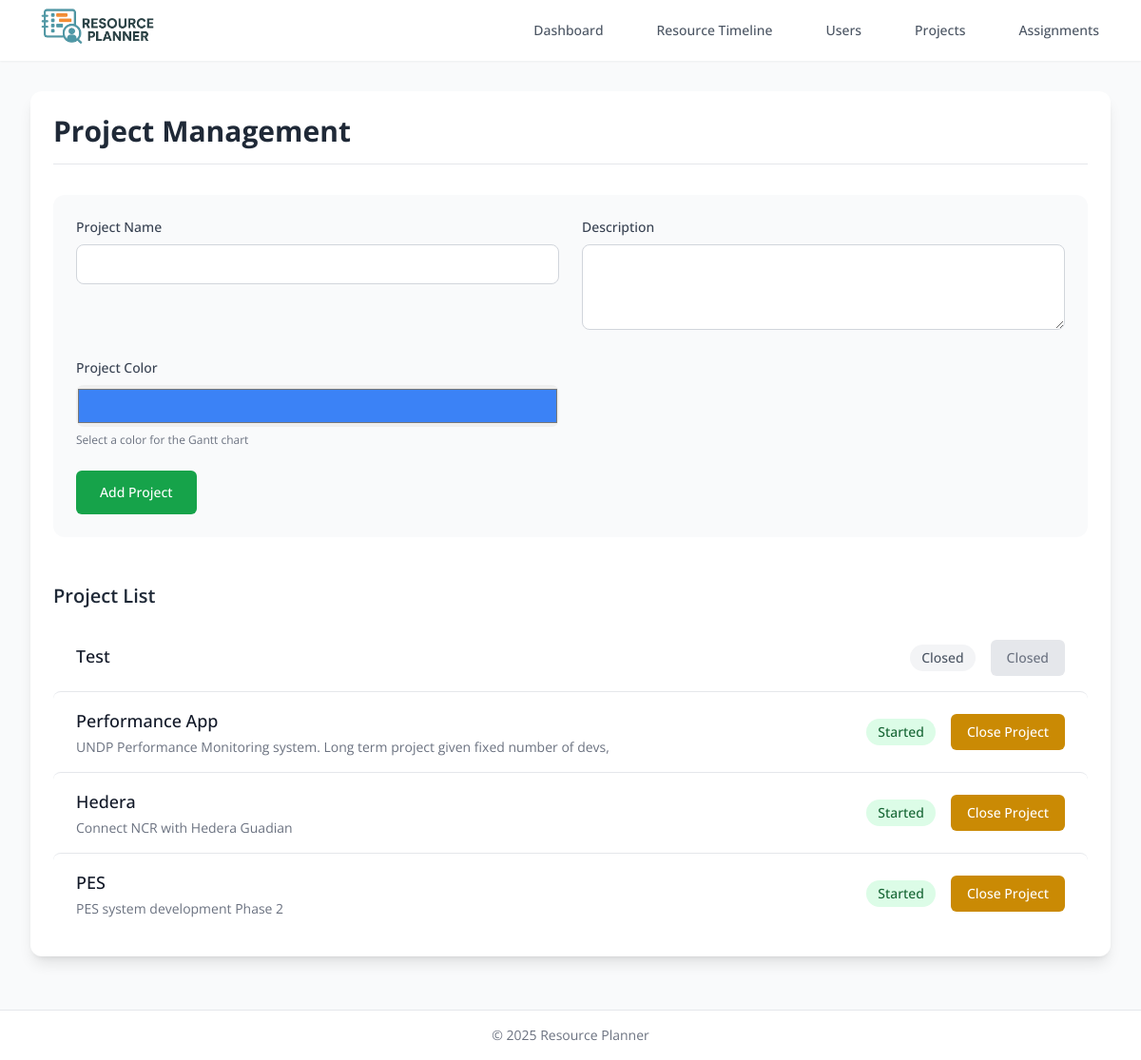
Screenshot of /projects (signed in) with the database file from the repository.
### tables this page shows
CREATE TABLE projects (
    id INTEGER PRIMARY KEY AUTOINCREMENT,
    name TEXT NOT NULL,
    description TEXT,
    color TEXT NOT NULL DEFAULT '#3b82f6',
    status TEXT NOT NULL CHECK(status IN ('Queued', 'Started', 'Closed')) DEFAULT 'active',
    created_at TIMESTAMP DEFAULT CURRENT_TIMESTAMP
);

### app.py (the view)
    def decorator(*args, **kwargs):
        token = request.cookies.get('token')
        if not token:
            return redirect(url_for('login'))
        try:
            data = jwt.decode(token, app.config['SECRET_KEY'], algorithms=["HS256"])
            current_user = get_admin_user(data['username'])
        except:
            return redirect(url_for('login'))
        return f(current_user, *args, **kwargs)

### app.py (called while the page is built, shortened)
def get_db():
    if 'db' not in g:
        g.db = sqlite3.connect(app.config['DATABASE'])
        g.db.row_factory = sqlite3.Row
    return g.db

def get_admin_user(username):
    db = get_db()
    return db.execute(
        'SELECT * FROM AdminUser WHERE username = ?', (username,)
    ).fetchone()

def token_required(f):
    def decorator(*args, **kwargs):
        token = request.cookies.get('token')
        if not token:
            return redirect(url_for('login'))
        try:
            data = jwt.decode(token, app.config['SECRET_KEY'], algorithms=["HS256"])
            current_user = get_admin_user(data['username'])
        except:
            return redirect(url_for('login'))
        return f(current_user, *args, **kwargs)
    decorator.__name__ = f.__name__
    return decorator

@app.route('/projects', methods=['GET', 'POST'])
@token_required
def projects(current_user):
    db = get_db()
    projects = db.execute('SELECT * FROM projects').fetchall()
    return render_template('projects.html', projects=projects)

### templates/projects.html
{% extends "base.html" %}
{% block content %}
<div class="bg-white rounded-xl shadow-lg p-6 mb-6">
    <div class="mb-8 border-b pb-4">
        <h1 class="text-3xl font-bold text-gray-800">Project Management</h1>
    </div>
    <form method="POST" class="mb-12 bg-gray-50 rounded-xl p-6">
        <div class="grid grid-cols-1 md:grid-cols-2 gap-6 mb-6">
            <div>
                <label class="block text-sm font-medium text-gray-700 mb-2">Project Name</label>
                <input type="text" name="name" required
                       class="w-full px-4 py-2 rounded-lg border border-gray-300 focus:ring-2 focus:ring-green-500 focus:border-green-500 transition-all">
            </div>
            <div>
                <label class="block text-sm font-medium text-gray-700 mb-2">Description</label>
                <textarea name="description" rows="3"
                          class="w-full px-4 py-2 rounded-lg border border-gray-300 focus:ring-2 focus:ring-green-500 focus:border-green-500 transition-all"></textarea>
            </div>
            <div>
                <label class="block text-sm font-medium text-gray-700 mb-2">Project Color</label>
                <input type="color" name="color" value="#3b82f6" required
                       class="w-full h-11 rounded-lg cursor-pointer">
                <p class="mt-1 text-xs text-gray-500">Select a color for the Gantt chart</p>
            </div>
        </div>
        <button type="submit"
                class="inline-flex items-center px-6 py-3 border border-transparent text-sm font-medium rounded-md text-white bg-green-600 hover:bg-green-700 focus:outline-none focus:ring-2 focus:ring-offset-2 focus:ring-green-500 transition-colors">
            Add Project
        </button>
    </form>
    <div class="flow-root">
        <h2 class="text-xl font-semibold text-gray-800 mb-4">Project List</h2>
        <ul class="divide-y divide-gray-200">
            {% for project in projects %}
            <li class="py-4 px-6 hover:bg-gray-50 transition-colors rounded-lg">
                <div class="flex flex-col md:flex-row md:items-center md:justify-between">
                    <div class="min-w-0 flex-1">
                        <h3 class="text-lg font-medium text-gray-900 truncate">{{ project.name }}</h3>
                        <p class="mt-1 text-sm text-gray-500">{{ project.description }}</p>
                    </div>
                    <div class="mt-4 md:mt-0 md:ml-4 flex items-center space-x-4">
                        <span class="px-3 py-1 text-sm font-medium rounded-full
                                   {% if project.status == 'Queued' %}bg-blue-100 text-blue-800
                                   {% elif project.status == 'Started' %}bg-green-100 text-green-800
                                   {% else %}bg-gray-100 text-gray-600{% endif %}">
                            {{ project.status|title }}
                        </span>
                        {% if project.status == 'Queued' %}
                        <a href="{{ url_for('start_project', project_id=project.id) }}"
                           class="inline-flex items-center px-4 py-2 border border-transparent text-sm font-medium rounded-md text-white bg-blue-600 hover:bg-blue-700 focus:outline-none focus:ring-2 focus:ring-offset-2 focus:ring-blue-500 transition-colors">
                            Start Project
                        </a>
                        {% elif project.status == 'Started' %}
                        <a href="{{ url_for('close_project', project_id=project.id) }}"
                           class="inline-flex items-center px-4 py-2 border border-transparent text-sm font-medium rounded-md text-white bg-yellow-600 hover:bg-yellow-700 focus:outline-none focus:ring-2 focus:ring-offset-2 focus:ring-yellow-500 transition-colors">
                            Close Project
                        </a>
                        {% else %}
                        <button disabled
                                class="inline-flex items-center px-4 py-2 border border-transparent text-sm font-medium rounded-md text-gray-500 bg-gray-200 cursor-not-allowed">
                            Closed
                        </button>
                        {% endif %}
                    </div>
                </div>
            </li>
            {% endfor %}
        </ul>
    </div>
</div>
{% endblock %}

### rows the page displays
projects: name "Test", status "Closed"
projects: name "Performance App", description "UNDP Performance Monitoring system. Long term project given fixed number of devs,", status "Started"
projects: name "Hedera", description "Connect NCR with Hedera Guadian", status "Started"
projects: name "PES", description "PES system development Phase 2", status "Started"
